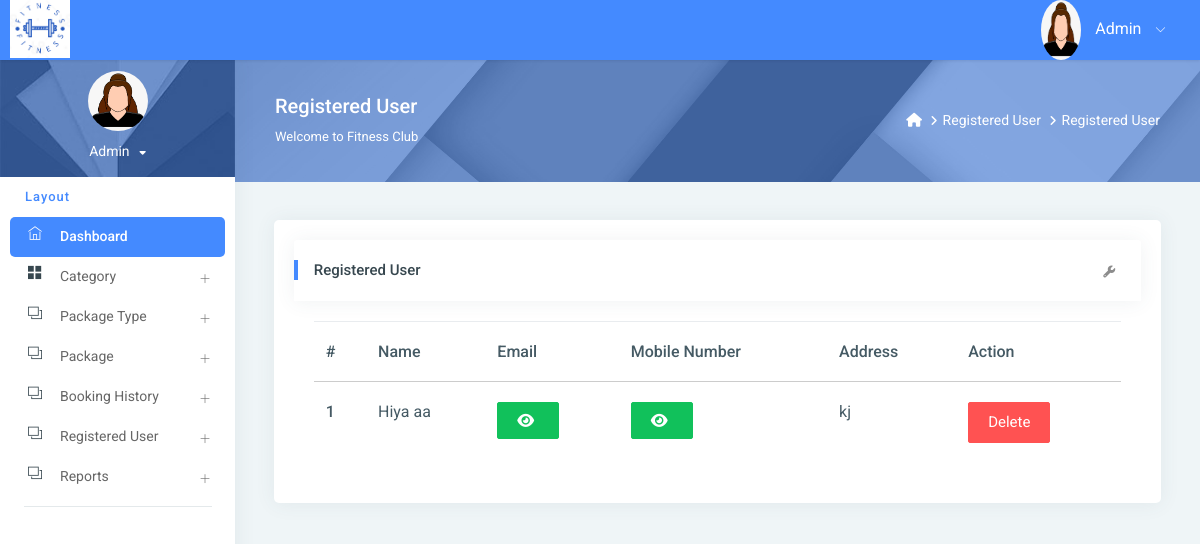
The page /reg_user/ (signed in) on the database its author committed.
### gym/models.py (models this page shows, shortened)
class Signup(models.Model):
    user = models.ForeignKey(User, on_delete=models.CASCADE, null=True)
    mobile = models.CharField(max_length=15, null=True)
    state = models.CharField(max_length=150, null=True)
    city = models.CharField(max_length=150, null=True)
    address = models.CharField(max_length=200, null=True)
    creationdate = models.DateTimeField(auto_now_add=True)

### gym/views.py (the view)
# urls.py: path('reg_user/', reg_user, name="reg_user"),
@login_required(login_url='/admin_login/')
def reg_user(request):
    data = Signup.objects.all()
    d = {'data': data}
    return render(request, "admin/reg_user.html", locals())

### gym/templates/admin/reg_user.html (shortened to what this page needs)
{% extends 'admin_base.html' %}
{% load static %}
{% block main %}
<link rel="stylesheet" href="https://cdnjs.cloudflare.com/ajax/libs/font-awesome/6.2.0/css/all.min.css" />
<div class="page-header">
    <div class="page-block">
        <div class="row align-items-center">
            <div class="col-md-8">
                <div class="page-header-title">
                    <h5 class="m-b-10">Registered User</h5>
                    <p class="m-b-0">Welcome to Fitness Club</p>
                </div>
            </div>
            <div class="col-md-4">
                <ul class="breadcrumb-title">
                    <li class="breadcrumb-item">
                        <a href="{% url 'admin_home' %}"> <i class="fa fa-home"></i> </a>
                    </li>
                    <li class="breadcrumb-item"><a href="">Registered User</a>
                    </li>
                    <li class="breadcrumb-item"><a href="">Registered User</a>
                    </li>
                </ul>
            </div>
        </div>
    </div>
</div>
<div class="pcoded-inner-content">
    <div class="main-body">
        <div class="page-wrapper">
            <div class="page-body">
                <div class="row">
                    <div class="col-md-12">
                        <div class="card">
                            <div class="card-block">
                                <div class="card-header">
                                    <h5> Registered User</h5>
                                    <div class="card-header-right">
                                        <ul class="list-unstyled card-option">
                                            <li><i class="fa fa fa-wrench open-card-option"></i></li>
                                        </ul>
                                    </div>
                                </div>
                                <div class="card-block table-border-style">
                                    <div class="table-responsive">
                                        <table class="table">
                                            <thead>
                                            <tr>
                                                <th>#</th>
                                                <th>Name</th>
                                                <th>Email</th>
                                                <th>Mobile Number</th>
                                                <th>Address</th>
                                                <th>Action</th>
                                            </tr>
                                            </thead>
                                            <tbody>
                                            {% for i in data %}
                                            <tr>
                                                <th scope="row">{{forloop.counter}}</th>
                                                <td>{{i.user.first_name}} {{i.user.last_name}}</td>
                                                 <td><span id="email-{{forloop.counter}}" class="password">{{i.user.username}}</span>
                                                     <button type="button" class="btn btn-success" id="email-btn-{{forloop.counter}}" onclick="togglePassword('email-{{forloop.counter}}', this.id)"><i class="fa fa-eye"></i></button>
                                                 </td>
                                                 <td>
                                                    <button type="button" class="btn btn-success" id="mobile-btn-{{forloop.counter}}" onclick="togglePassword('mobile-{{forloop.counter}}', this.id)"><i class="fa fa-eye"></i></button>
                                                  </td>
                                                <td>{{i.address}}</td>
                                                <td>
                                                    <a href="{% url 'delete_user' i.id %}"
                                                       onclick="return confirm('Are you sure to Delete')"
                                                       class="btn btn-danger">Delete</a>
                                                </td>
                                            </tr>
                                            {% endfor %}
                                            </tbody>
                                        </table>
                                    </div>
                                </div>
                            </div>
                        </div>
                    </div>
                </div>
            </div>
        </div>
    </div>
</div>
{% endblock %}

### gym/templates/admin/reg_user.html (style rules this page uses)
.table-responsive { font-size:11px; }
td { padding:0px; }

### rows shown on the page
Signup: user.first_name "Hiya", user.last_name "aa", address "kj"
